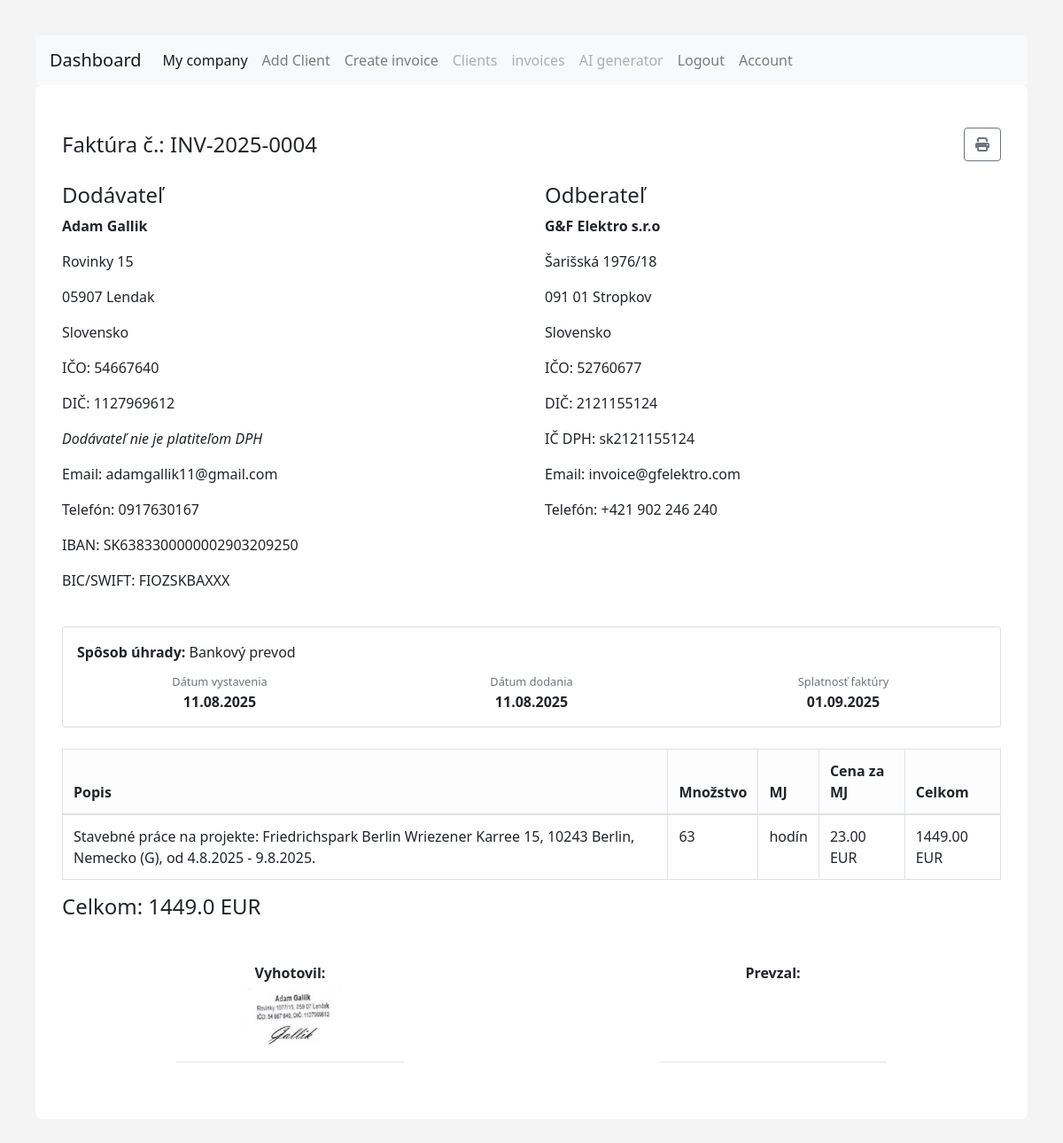
Page /invoice/12 (signed in) on the committed database.
### models.py (models this page shows)
class Invoice(db.Model):
        __tablename__ = 'invoices'
        id = db.Column(db.Integer, primary_key=True)
        invoice_number = db.Column(db.String(50), nullable=False)
        date = db.Column(db.Date, nullable=False)
        due_date = db.Column(db.Date, nullable=False)
        user_id = db.Column(db.Integer, db.ForeignKey('users.id'), nullable=False)
        user = db.relationship('User', backref=db.backref('invoices', lazy=True))
        currency = db.Column(db.String(10), nullable=False)
        total_cost = db.Column(db.Float, nullable=False)  # Total cost calculated as quantity
        vat_rate = db.Column(db.Float, nullable=True, default=0.0)  # VAT rate in percentage
        client_id = db.Column(db.Integer, db.ForeignKey('clients.id'), nullable=False)
        company_id = db.Column(db.Integer, db.ForeignKey('companies.id'), nullable=False)  # Foreign key to the company
        company= db.relationship('Company', backref=db.backref('invoices', lazy=True))
        client = db.relationship('Client', backref=db.backref('invoices', lazy=True))
        items = db.relationship("InvoiceItem", back_populates="invoice", cascade="all, delete-orphan")
        created_at = db.Column(db.DateTime, default=datetime.now(timezone.utc))  # Timestamp when the invoice was created

class Company(db.Model):
        __tablename__ = 'companies'
        id = db.Column(db.Integer, primary_key=True)
        name = db.Column(db.String(100), nullable=False)
        ico = db.Column(db.String(20), nullable=False)
        dic = db.Column(db.String(20), nullable=False)
        street = db.Column(db.String(100), nullable=False)
        user_id = db.Column(db.Integer, db.ForeignKey('users.id'), nullable=False)
        user = db.relationship('User', backref=db.backref('companies', lazy=True))
        city = db.Column(db.String(50), nullable=False)
        zip_code = db.Column(db.String(20), nullable=False)
        country = db.Column(db.String(50), nullable=False)
        email = db.Column(db.String(100), nullable=False)
        phone = db.Column(db.String(20), nullable=False)
        iban = db.Column(db.String(34), nullable=False)
        bic = db.Column(db.String(11), nullable=False)
        payment_method = db.Column(db.String(50), nullable=False)
        is_vat_payer = db.Column(db.Boolean, default=False)
        ic_dph = db.Column(db.String(20), nullable=True)  # Optional field for VAT ID if the

class Client(db.Model):
        __tablename__ = 'clients'
        id = db.Column(db.Integer, primary_key=True)
        name = db.Column(db.String(100), nullable=False)
        ico = db.Column(db.String(20), nullable=False)
        dic = db.Column(db.String(20), nullable=False)
        street = db.Column(db.String(100), nullable=False)
        user_id = db.Column(db.Integer, db.ForeignKey('users.id'), nullable=False)
        user = db.relationship('User', backref=db.backref('clients', lazy=True))
        city = db.Column(db.String(50), nullable=False)
        zip_code = db.Column(db.String(20), nullable=False)
        country = db.Column(db.String(50), nullable=False)
        email = db.Column(db.String(100), nullable=False)
        phone = db.Column(db.String(20), nullable=False)
        iban = db.Column(db.String(34), nullable=False)
        bic = db.Column(db.String(11), nullable=False)
        payment_method = db.Column(db.String(50), nullable=False)
        is_vat_payer = db.Column(db.Boolean, default=False)
        ic_dph = db.Column(db.String(20), nullable=True)  # Optional field for VAT ID if the client is a VAT payer

class InvoiceItem(db.Model):
    __tablename__ = 'invoice_items'
    id = db.Column(db.Integer, primary_key=True)
    invoice_id = db.Column(db.Integer, db.ForeignKey('invoices.id'), nullable=False)
    description = db.Column(db.String(200), nullable=False)
    quantity = db.Column(db.Integer, nullable=False)
    unit=db.Column(db.String(50), nullable=False)  # e.g., "pcs", "kg", etc.
    price_per_item = db.Column(db.Float, nullable=False)
    total_cost = db.Column(db.Float, nullable=False)
    invoice = db.relationship("Invoice", back_populates="items")

### routes.py (the view)
@main.route('/invoice/<int:invoice_id>')
@login_required
def view_invoice(invoice_id):
    invoice = Invoice.query.filter_by(id=invoice_id, user_id=current_user.id).first_or_404()
    if not invoice.company:
        return "Company information is not set up. Please set up your company first.", 400
    return render_template("invoice.html", invoice_data=invoice, client_data=invoice.client, company_data=invoice.company, items=invoice.items)

### templates/invoice.html (shortened to what this page needs)
{% extends "base.html" %}
{% block content %}
<div class="container py-5">
  <div class="d-flex justify-content-between align-items-center mb-4">
    <h1 class="mb-0">Faktúra č.: {{ invoice_data.invoice_number }}</h1>
    <a href="#" class="btn btn-outline-secondary no-print" onclick="window.print()" title="Tlačiť">
      <i class="fas fa-print"></i>
    </a>
  </div>
  <div class="row">
    <div class="col-md-6">
      <h4>Dodávateľ</h4>
      <p><strong>{{ company_data.name }}</strong></p>
      <p>{{ company_data.street }}</p>
      <p>{{ company_data.zip_code }} {{ company_data.city }}</p>
      <p>{{ company_data.country }}</p>
      <p>IČO: {{ company_data.ico }}</p>
      <p>DIČ: {{ company_data.dic }}</p>
      {% if company_data.is_vat_payer and company_data.ic_dph %}
        <p>IČ DPH: {{ company_data.ic_dph }}</p>
      {% else %}
        <p><em>Dodávateľ nie je platiteľom DPH</em></p>
      {% endif %}
      <p>Email: {{ company_data.email }}</p>
      <p>Telefón: {{ company_data.phone }}</p>
      <p>IBAN: {{ company_data.iban }}</p>
      <p>BIC/SWIFT: {{ company_data.bic }}</p>
    </div>
    <div class="col-md-6">
      <h4>Odberateľ</h4>
      <p><strong>{{ client_data.name }}</strong></p>
      <p>{{ client_data.street }}</p>
      <p>{{ client_data.zip_code }} {{ client_data.city }}</p>
      <p>{{ client_data.country }}</p>
      <p>IČO: {{ client_data.ico }}</p>
      <p>DIČ: {{ client_data.dic }}</p>
      {% if not client_data.ic_dph %}
        <p><em>Odberateľ nie je platiteľom DPH</em></p>
      {% else %}
        <p>IČ DPH: {{ client_data.ic_dph }}</p>
      {% endif %}
      <p>Email: {{ client_data.email }}</p>
      <p>Telefón: {{ client_data.phone }}</p>
    </div>
  </div>
  <div class="card my-4 p-3">
    <p class="mb-2"><strong>Spôsob úhrady:</strong> {{ company_data.payment_method }}</p>
    <div class="row text-center">
      <div class="col">
        <small class="text-muted">Dátum vystavenia</small>
        <div><strong>{{ invoice_data.date.strftime('%d.%m.%Y') }}</strong></div>
      </div>
      <div class="col">
        <small class="text-muted">Dátum dodania</small>
        <div><strong>{{ invoice_data.date.strftime('%d.%m.%Y') }}</strong></div>
      </div>
      <div class="col">
        <small class="text-muted">Splatnosť faktúry</small>
        <div><strong>{{ invoice_data.due_date.strftime('%d.%m.%Y') }}</strong></div>
      </div>
    </div>
  </div>
  <table class="table table-bordered">
    <thead class="table-light">
      <tr>
        <th>Popis</th>
        <th>Množstvo</th>
        <th>MJ</th>
        <th>Cena za MJ</th>
        <th>Celkom</th>
      </tr>
    </thead>
    <tbody>
  {% for item in invoice_data.items %}
    <tr>
      <td>{{ item.description }}</td>
      <td>{{ item.quantity }}</td>
      <td>{{ item.unit or '' }}</td>
      <td>{{ "%.2f"|format(item.price_per_item) }} {{ invoice_data.currency }}</td>
      <td>{{ "%.2f"|format(item.total_cost) }} {{ invoice_data.currency }}</td>
    </tr>
  {% endfor %}
</tbody>
  </table>
  {% if company_data.is_vat_payer %}
    <div class="mt-3">
      <p>Základ DPH: {{ "%.2f"|format(invoice_data.total_cost) }} {{ invoice_data.currency }}</p>
      <p>Sadzba DPH: {{ invoice_data.vat_rate }}%</p>
      <p>DPH: {{ "%.2f"|format(invoice_data.total_cost * invoice_data.vat_rate / 100) }} {{ invoice_data.currency }}</p>
      <h4>Spolu na úhradu: {{ "%.2f"|format(invoice_data.total_cost * (1 + invoice_data.vat_rate / 100)) }} {{ invoice_data.currency }}</h4>
    </div>
  {% else %}
    <h4 class="mt-3 text-end">Celkom: {{ invoice_data.total_cost }} {{ invoice_data.currency }}</h4>
  {% endif %}
  <div class="row mt-5">
    <div class="col text-center">
      <strong>Vyhotovil:</strong><br>
      <img src="{{ url_for('static', filename='stamp.png', _external=True) }}" alt="Stamp" style="max-height: 80px;"><br>
      <hr class="w-50 mx-auto">
    </div>
    <div class="col text-center">
      <strong>Prevzal:</strong><br><br><br><br>
      <hr class="w-50 mx-auto">
    </div>
  </div>
</div>
{% endblock %}

### templates/base.html (style rules this page uses)
body { font-family: 'Segoe UI', sans-serif; background: #f4f4f4; padding: 40px; }
.container { margin: auto; background: #fff; border-radius: 8px; }
h1 { margin-bottom: 20px; }
h1 { font-size: 24px; margin-bottom: 20px; }

### rows in the picture
Invoice: invoice_number "INV-2025-0004", date "11.08.2025", due_date "01.09.2025", currency "EUR", total_cost "1449.0"
Company: name "Adam Gallik", street "Rovinky 15", zip_code "05907", city "Lendak", country "Slovensko", ico "54667640", dic "1127969612", email "adamgallik11@gmail.com", phone "0917630167", iban "SK6383300000002903209250", bic "FIOZSKBAXXX", payment_method "Bankový prevod"
Client: name "G&F Elektro s.r.o", street "Šarišská 1976/18", zip_code "091 01", city "Stropkov", country "Slovensko", ico "52760677", dic "2121155124", ic_dph "sk2121155124", email "invoice@gfelektro.com", phone "+421 902 246 240"
InvoiceItem: description "Stavebné práce na projekte: Friedrichspark Berlin Wriezener Karree 15, 10243 Berlin, Nemecko (G), od 4.8.2025 - 9.8.2025.", quantity "63", unit "hodín", price_per_item "23.00", total_cost "1449.00"
